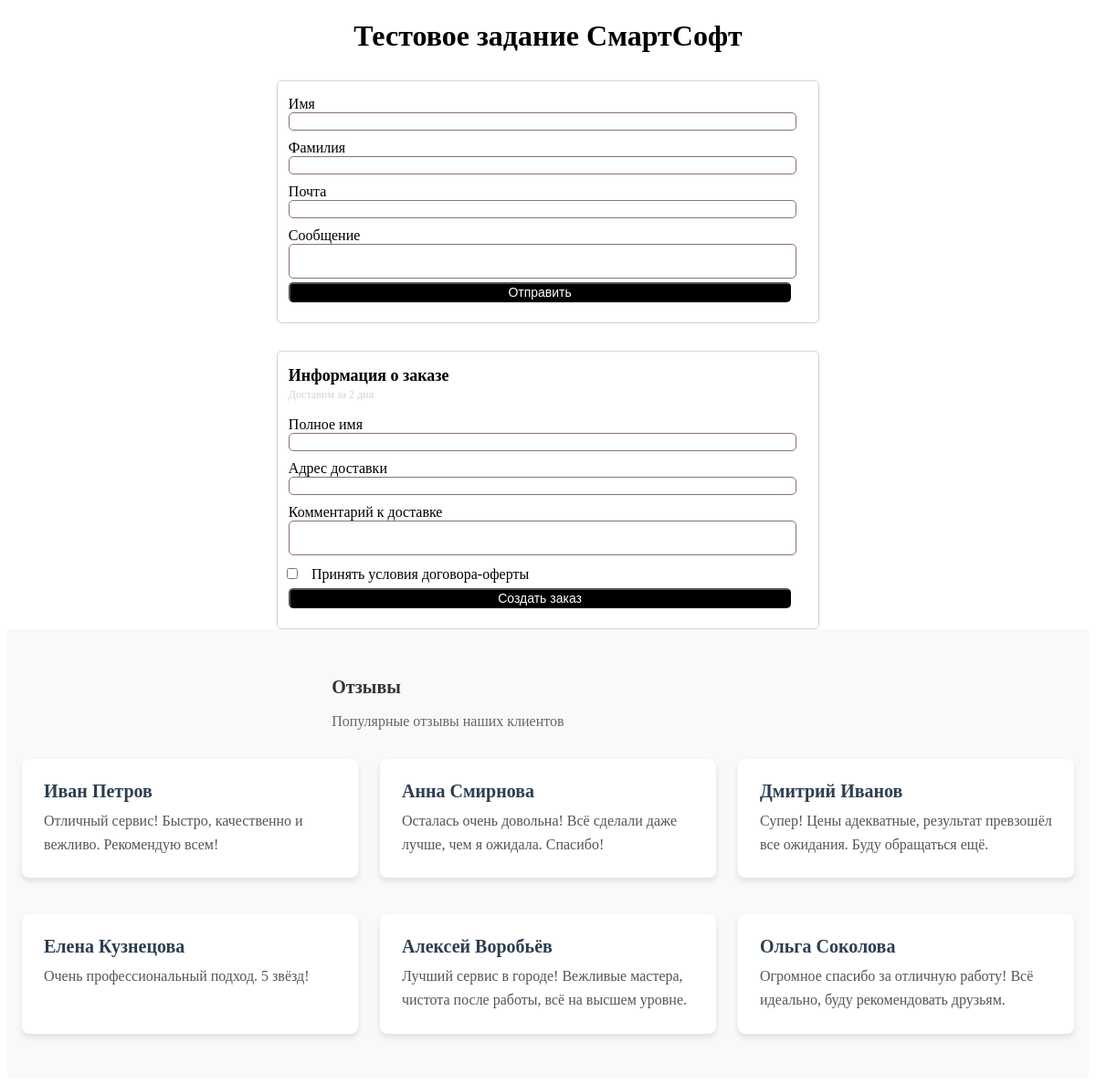
The page / on the database its author committed.
### tables this page shows
CREATE TABLE `reviews` (
  `id_reviews` int(11) NOT NULL AUTO_INCREMENT,
  `name_reviews` varchar(255) DEFAULT NULL,
  `address` varchar(255) DEFAULT NULL,
  `comment_reviews` text DEFAULT NULL,
  PRIMARY KEY (`id_reviews`)
);

### index.php (called while the page is built)
<?php include 'header.php'; ?>
<?php include 'layout.php'; ?>
<?php include 'footer.php'; ?>

### layout.php (called while the page is built)
<?php include 'helpblock.php'; ?>
<?php include 'orderblock.php'; ?>
<?php include 'content.php'; ?>

### db.php (the view)
<?php
try {
    $pdo = new PDO("mysql:host=localhost;dbname=smartsoft", "root", "");
    $pdo->setAttribute(PDO::ATTR_ERRMODE, PDO::ERRMODE_EXCEPTION);
    $stmt = $pdo->query("SELECT name_reviews, comment_reviews FROM reviews");
    $reviews = $stmt->fetchAll(PDO::FETCH_ASSOC);
    foreach ($reviews as $review) {
        echo '<div class="response">';
        echo '
        <div class="responseHead">
            <p class="responseTitle">' . htmlspecialchars($review['name_reviews']) . '</p>
        </div>
        <p class="responseText">' . htmlspecialchars($review['comment_reviews']) . '</p>
        ';
        echo '</div>';
    }
} catch(PDOException $e) {
    echo "Ошибка: " . $e->getMessage();
}
?>

### header.php (shortened to what this page needs)
<!DOCTYPE html>
<html>
    <head>
        <link rel="stylesheet" href="main.css">
        <link rel="stylesheet" href="https://cdn.jsdelivr.net/npm/sweetalert2@11/dist/sweetalert2.min.css">
    </head>
    <body>
        <h1 style="text-align: center;">Тестовое задание СмартСофт</h1>

### helpblock.php (shortened to what this page needs)
<form action="" method="" class="panel" id="user_info">
    <div>
        <label>Имя</label><br>
        <input minlength="3" type="text" required id="username" name="username"><br>
    </div>
    <div>
        <label>Фамилия</label><br>
        <input type="text" id="usersurname" name="usersurname"><br>
    </div>
    <div>
        <label>Почта</label><br>
        <input type="email" required id="email" name="email"><br>
    </div>
    <div>
        <label>Сообщение</label><br>
        <textarea required maxlength="80" id = "message" name="message"></textarea><br>
    </div>
        <button type="submit" id="sendButton">Отправить</button>
</form>

### orderblock.php (shortened to what this page needs)
<form action="" method="" class="panel" id="order_form">
        <label style="font-size: 18px;"><b>Информация о заказе</b></label><br>
        <label style="color: lightgray; font-size: 12px;">Доставим за 2 дня</label>
    <div>
        <label>Полное имя</label><br>
        <input minlength="3" type="text" required id="fullname" name="fullname"><br>
    </div>
    <div>
        <label>Адрес доставки</label><br>
        <input type="text" id="address" name="address"><br>
    </div>
    <div>
        <label>Комментарий к доставке</label><br>
        <textarea id="order_comm" name="order_comm"></textarea>
    </div>
    <div>
        <input required style="margin: 10px" type="checkbox" id="contract" name="contract">
        <label style="margin: 1px;" for="contract">Принять условия договoра-оферты</label>
    </div>
        <button type="button" id="click_order">Создать заказ</button>
</form>

### content.php
<div class="reviews-section">
    <h2 class="reviews-title">Отзывы</h2>
    <p class="reviews-subtitle">Популярные отзывы наших клиентов</p>
    <div id="reviews-container" class="reviews-container">
        <?php include 'db.php'; ?>
    </div>
</div>

### footer.php (shortened to what this page needs)
    </body>
</html>

### main.css (style rules this page uses)
.panel { border: 1px solid lightgray; border-radius: 5px; width: 50%; margin: auto; margin-top: 30px; }
input, textarea, button { margin: 0% 2% 0%; width: 93%; font-size: 14px; }
input, textarea { border: 1px solid rgb(141, 114, 114); border-radius: 5px; }
button { background: black; color: white; border-radius: 5px; cursor: pointer; margin: 0% 2% 1%; width: 93%; }
label, input { margin: 0px 2% 10px; width: 93%; }
textarea { resize:none; }
input[type="checkbox"] { width: 12px; height: 12px; accent-color: black; cursor: pointer; }
h2 { color: #444; margin-top: 20px; margin-left: 30%; font-size: 22px; }
.reviews-section { padding: 2rem 0; background-color: #f8f9fa; }
.reviews-title { margin-bottom: 2rem; font-size: 20px; color: #333; }
.reviews-subtitle { margin-left: 30%; margin-top: -15px; margin-bottom: 2rem; color: #666; }
.reviews-container { display: grid; grid-template-columns: repeat(3, 1fr); gap: 1.5rem; max-width: 1200px; margin: 0 auto; padding: 0 1rem; }
.response { background: white; border-radius: 8px; box-shadow: 0 4px 6px rgba(0, 0, 0, 0.1); padding: 1.5rem; transition: transform 0.3s ease; margin-bottom: 1rem; }
.responseHead { margin-bottom: 0.5rem; }
.responseTitle { font-size: 1.25rem; margin: 0 0 0.5rem 0; color: #2c3e50; font-weight: 600; }
.responseText { color: #555; line-height: 1.6; margin: 0; }

### rows shown on the page
reviews: name_reviews "Иван Петров", comment_reviews "Отличный сервис! Быстро, качественно и вежливо. Рекомендую всем!"
reviews: name_reviews "Анна Смирнова", comment_reviews "Осталась очень довольна! Всё сделали даже лучше, чем я ожидала. Спасибо!"
reviews: name_reviews "Дмитрий Иванов", comment_reviews "Супер! Цены адекватные, результат превзошёл все ожидания. Буду обращаться ещё."
reviews: name_reviews "Елена Кузнецова", comment_reviews "Очень профессиональный подход. 5 звёзд!"
reviews: name_reviews "Алексей Воробьёв", comment_reviews "Лучший сервис в городе! Вежливые мастера, чистота после работы, всё на высшем уровне."
reviews: name_reviews "Ольга Соколова", comment_reviews "Огромное спасибо за отличную работу! Всё идеально, буду рекомендовать друзьям."
